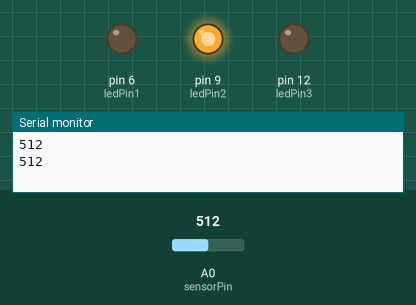
Simulated run of this sketch. Board: Arduino Uno, built with avr-gcc and run on an emulated ATmega328P. Parts: output pins drawn as LEDs (lit = HIGH), the last lines printed to the serial monitor. The inputs (shaded band) are chosen by the test bench; at power-on: A0 (sensorPin) = 512.

Above: at 1.8 s.
1.9 s: A0 (sensorPin) set to 409
3.4 s: A0 (sensorPin) set to 393
At 5.2 s:
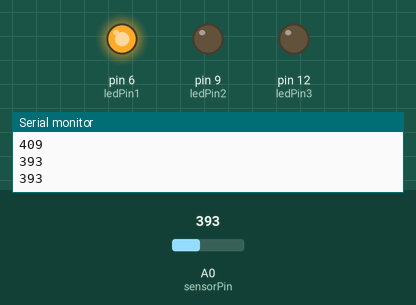
5.5 s: A0 (sensorPin) set to 710
At 6.8 s:
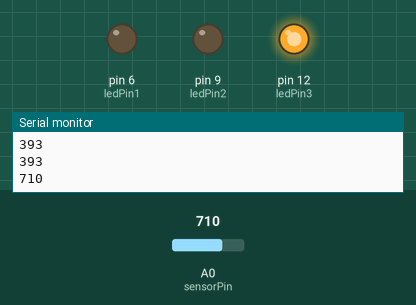
7.5 s: A0 (sensorPin) set to 690
At 8.4 s:
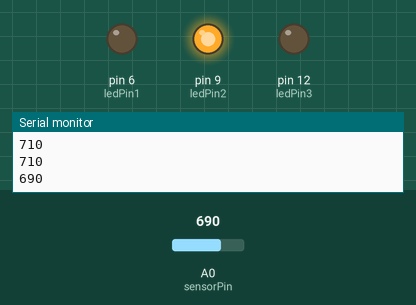
9.5 s: A0 (sensorPin) set to 716
At 11.1 s:
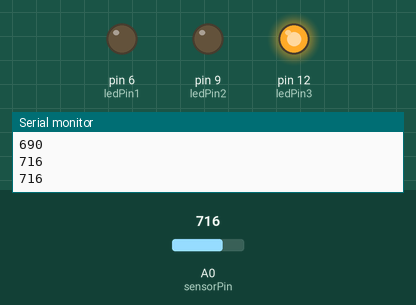
Timing chart, 0 to 12.5 s (numbered marks = the images above; inputs shaded):
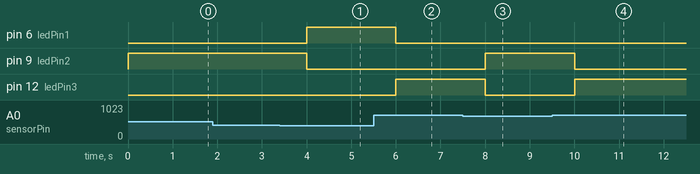

Measured:
- the behaviour switches between 401 and 400 on A0 (sensorPin) (found by bisection; images 0 and 1)
- the behaviour switches between 701 and 700 on A0 (sensorPin) (found by bisection; images 2 and 3)
- after the input at 3.4 s, pin 6 (ledPin1): LOW → HIGH after 0.60 s; pin 9 (ledPin2): HIGH → LOW after 0.60 s
- after the input at 5.5 s, pin 6 (ledPin1): HIGH → LOW after 0.50 s; pin 12 (ledPin3): LOW → HIGH after 0.50 s
- after the input at 7.5 s, pin 9 (ledPin2): LOW → HIGH after 0.50 s; pin 12 (ledPin3): HIGH → LOW after 0.50 s
- after the input at 9.5 s, pin 9 (ledPin2): HIGH → LOW after 0.50 s; pin 12 (ledPin3): LOW → HIGH after 0.50 s

The sketch:

soil_moisture_sensor.ino
```cpp
// Define pins
const int sensorPin = A0;  // Analog pin connected to the sensor
const int ledPin1 = 6;
const int ledPin2 = 9;
const int ledPin3 = 12;  // Digital pin connected to the LED
int sensorValue = 0;     // Variable to store sensor reading

void setup() {
  pinMode(ledPin1, OUTPUT);
  pinMode(ledPin2, OUTPUT);
  pinMode(ledPin3, OUTPUT);  // Set LED pin as output
  Serial.begin(9600);        // Start serial communication
}

void loop() {
  // Read the analog value from the sensor
  sensorValue = analogRead(sensorPin);

  // // Print the sensor value to the Serial Monitor
  // Serial.print("Soil Moisture Level: ");
  // Serial.println(sensorValue);

  // Determine soil moisture level
  Serial.println(sensorValue);

  if (sensorValue >= 0 && sensorValue <= 400)
  {  // Adjust threshold as needed
    digitalWrite(ledPin1, HIGH);
    digitalWrite(ledPin2, LOW);  // Red LED OFF
    digitalWrite(ledPin3, LOW);  // Turn on LED (dry soil)
    //Serial.println(sensorValue);
  }
  else if (sensorValue >= 401 && sensorValue <= 700)
  {
    digitalWrite(ledPin2, HIGH);
    digitalWrite(ledPin1, LOW);  // Red LED OFF
    digitalWrite(ledPin3, LOW);  // Turn off LED (wet soil)
    //Serial.println(sensorValue);
  } else
  {
    digitalWrite(ledPin3, HIGH);
    digitalWrite(ledPin2, LOW);  // Red LED OFF
    digitalWrite(ledPin1, LOW);  //Turn off LED (wet soil)
    //Serial.println(sensorValue);
  }

  delay(1000);  // Wait for 1 second
}
```
